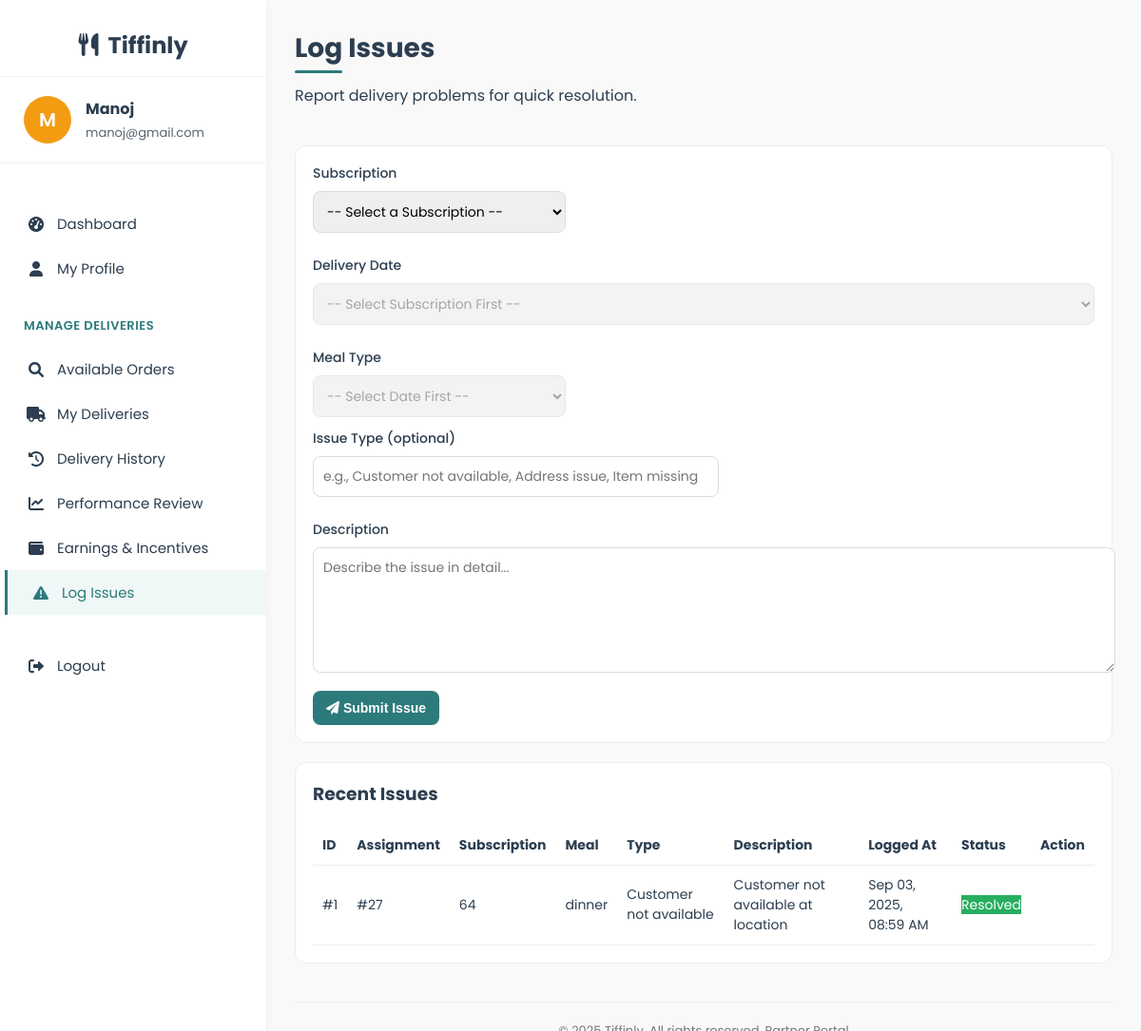
The page /delivery/log_issues.php (signed in) on the database its author committed.
### tables this page shows
CREATE TABLE `users` (
  `user_id` int(11) NOT NULL,
  `name` varchar(100) NOT NULL,
  `email` varchar(100) NOT NULL,
  `password` varchar(255) NOT NULL,
  `phone` varchar(15) DEFAULT NULL,
  `role` enum('user','admin','delivery') DEFAULT 'user',
  `created_at` timestamp NOT NULL DEFAULT current_timestamp(),
  `security_question` varchar(255) NOT NULL,
  `security_answer` varchar(255) NOT NULL
);

CREATE TABLE `delivery_issues` (
  `issue_id` int(11) NOT NULL,
  `assignment_id` int(11) NOT NULL,
  `subscription_id` int(11) NOT NULL,
  `partner_id` int(11) NOT NULL,
  `meal_type` varchar(50) DEFAULT NULL,
  `issue_type` varchar(100) DEFAULT NULL,
  `status` enum('open','resolved') NOT NULL DEFAULT 'open',
  `description` text DEFAULT NULL,
  `created_at` timestamp NOT NULL DEFAULT current_timestamp()
);

### delivery/log_issues.php (the view, shortened to what this page needs)
<?php
require_once('../config/db_connect.php');
$partner_id = $_SESSION['user_id'];
$user_stmt = $conn->prepare("SELECT name, email FROM users WHERE user_id = ?");
$user_stmt->bind_param("i", $partner_id);
$user_stmt->execute();
$user = $user_stmt->get_result()->fetch_assoc();
$conn->query("CREATE TABLE IF NOT EXISTS delivery_issues (
  issue_id INT AUTO_INCREMENT PRIMARY KEY,
  assignment_id INT NOT NULL,
  subscription_id INT NOT NULL,
  partner_id INT NOT NULL,
  meal_type VARCHAR(50) DEFAULT NULL,
  issue_type VARCHAR(100) DEFAULT NULL,
  status ENUM('open', 'resolved') NOT NULL DEFAULT 'open',
  description TEXT,
  created_at TIMESTAMP DEFAULT CURRENT_TIMESTAMP,
  INDEX idx_partner_created (partner_id, created_at DESC)
) ENGINE=InnoDB DEFAULT CHARSET=utf8mb4");
$issues = [];
$iq = $conn->prepare("SELECT i.issue_id, i.assignment_id, i.subscription_id, i.meal_type, i.issue_type, i.description, i.created_at, i.status
  FROM delivery_issues i WHERE i.partner_id = ? ORDER BY i.issue_id DESC LIMIT 20");
$iq->bind_param('i', $partner_id);
$iq->execute();
$ri = $iq->get_result();
while ($row = $ri->fetch_assoc()) { $issues[] = $row; }
?>
<!DOCTYPE html>
<html lang="en">
<head>
  <link rel="stylesheet" href="https://cdnjs.cloudflare.com/ajax/libs/font-awesome/6.0.0-beta3/css/all.min.css">
  <link rel="stylesheet" href="../user/user_css/profile_style.css">
</head>
<body>
<div class="dashboard-container">
  <div class="sidebar">
    <div class="sidebar-header"><i class="fas fa-utensils"></i>&nbsp; Tiffinly</div>
    <div class="admin-profile">
      <div class="admin-avatar"><?php echo strtoupper(substr($user['name'] ?? 'P', 0, 1)); ?></div>
      <div class="admin-info">
        <h4><?php echo htmlspecialchars($user['name'] ?? 'Partner'); ?></h4>
        <p><?php echo htmlspecialchars($user['email'] ?? ''); ?></p>
      </div>
    </div>
    <div class="sidebar-menu">
      <a href="partner_dashboard.php" class="menu-item"><i class="fas fa-tachometer-alt"></i> Dashboard</a>
      <a href="partner_profile.php" class="menu-item"><i class="fas fa-user"></i> My Profile</a>
      <div class="menu-category">Manage Deliveries</div>
      <a href="available_orders.php" class="menu-item"><i class="fas fa-search"></i> Available Orders</a>
      <a href="my_deliveries.php" class="menu-item"><i class="fas fa-truck"></i> My Deliveries</a>
      <a href="delivery_history.php" class="menu-item"><i class="fas fa-history"></i> Delivery History</a>
      <a href="performance_review.php" class="menu-item"><i class="fas fa-chart-line"></i> Performance Review</a>
      <a href="earnings.php" class="menu-item"><i class="fas fa-wallet"></i> Earnings & Incentives</a>
      <a href="log_issues.php" class="menu-item active"><i class="fas fa-exclamation-triangle"></i> Log Issues</a>
      <div style="margin-top:30px"><a href="../logout.php" class="menu-item"><i class="fas fa-sign-out-alt"></i> Logout</a></div>
    </div>
  </div>
  <div class="main-content">
    <div class="header">
      <div>
        <h1>Log Issues</h1>
        <p>Report delivery problems for quick resolution.</p>
      </div>
    </div>
    <div class="content-card">
      <form method="POST" id="logIssueForm" action="log_issues.php">
        <div class="form-row" style="grid-template-columns: 1fr 1fr 1fr; align-items: end;">
            <div class="form-group">
                <label for="subscription_select">Subscription</label>
                <select id="subscription_select" required>
                    <option value="">-- Select a Subscription --</option>
                </select>
            </div>
            <div class="form-group">
                <label for="date_select">Delivery Date</label>
                <select id="date_select" required disabled><option value="">-- Select Subscription First --</option></select>
            </div>
            <div class="form-group">
                <label for="meal_select">Meal Type</label>
                <select id="meal_select" required disabled><option value="">-- Select Date First --</option></select>
            </div>
        </div>
        <div class="form-row">
          <div class="form-group">
            <label for="issue_type">Issue Type (optional)</label>
            <input type="text" id="issue_type" name="issue_type" placeholder="e.g., Customer not available, Address issue, Item missing" />
          </div>
          <div class="form-group">
            <label for="description">Description</label>
            <textarea id="description" name="description" placeholder="Describe the issue in detail..." required></textarea>
          </div>
        </div>
        <button type="submit" name="action" value="log_issue" class="btn"><i class="fas fa-paper-plane"></i> Submit Issue</button>
      </form>
    </div>
    <div class="content-card">
      <h3 style="margin-top:0">Recent Issues</h3>
      <table class="table">
        <thead><tr><th>ID</th><th>Assignment</th><th>Subscription</th><th>Meal</th><th>Type</th><th>Description</th><th>Logged At</th><th>Status</th><th>Action</th></tr></thead>
        <tbody>
          <?php if (empty($issues)): ?>
            <tr><td colspan="9" style="color:#777">No issues logged yet</td></tr>
          <?php else: foreach ($issues as $i): ?>
            <tr>
              <td>#<?php echo (int)$i['issue_id']; ?></td>
              <td>#<?php echo (int)$i['assignment_id']; ?></td>
              <td><?php echo (int)$i['subscription_id']; ?></td>
              <td><?php echo htmlspecialchars($i['meal_type']); ?></td>
              <td><?php echo htmlspecialchars($i['issue_type'] ?: '-'); ?></td>
              <td style="max-width: 300px; white-space: normal;"><?php echo nl2br(htmlspecialchars($i['description'])); ?></td>
              <td><?php echo date('M d, Y, h:i A', strtotime($i['created_at'])); ?></td>
              <td><span class="badge" style="background-color: <?php echo $i['status'] === 'resolved' ? '#27ae60' : '#f39c12'; ?>; color: white;"><?php echo ucfirst($i['status']); ?></span></td>
              <td>
              </td>
            </tr>
          <?php endforeach; endif; ?>
        </tbody>
      </table>
    </div>
    <footer>&copy; <?php echo date('Y'); ?> Tiffinly. All rights reserved. Partner Portal</footer>
  </div>
</div>
</body>
</html>

### user/user_css/profile_style.css (style rules this page uses)
:root { --primary-color: #2C7A7B; --secondary-color: #F39C12; --accent-color: #F1C40F; --dark-color: #2C3E50; --light-color: #F9F9F9; --success-color: #27AE60; --danger-color: #E74C3C; --shadow-sm: 0 1px 3px rgba(0,0,0,0.12); --shadow-md: 0 4px 6px rgba(0,0,0,0.1); --shadow-lg: 0 10px 25px rgba(0,0,0,0.1); --transition-fast: all 0.2s ease; --transition-medium: all 0.3s ease; --transition-slow: all 0.5s ease; }
body { font-family: 'Poppins', sans-serif; margin: 0; padding: 0; background-color: var(--light-color); color: var(--dark-color); overflow-x: hidden; }
.dashboard-container { display: grid; grid-template-columns: 280px 1fr; min-height: 100vh; height: 100vh; overflow: hidden; }
.sidebar { background-color: white; box-shadow: var(--shadow-md); padding: 30px 0; position: relative; z-index: 10; height: 100vh; overflow-y: auto; animation: slideInLeft 0.6s ease-out; }
.sidebar-header { padding: 0 25px 15px; border-bottom: 1px solid #f0f0f0; text-align: center; }
.sidebar-menu { padding: 25px 0; }
.menu-category { color: var(--primary-color); font-size: 13px; font-weight: 600; text-transform: uppercase; letter-spacing: 0.5px; padding: 12px 25px; margin-top: 15px; }
.menu-item { padding: 12px 25px; display: flex; align-items: center; color: var(--dark-color); text-decoration: none; transition: var(--transition-medium); font-size: 15px; border-left: 3px solid transparent; }
.menu-item:hover, .menu-item.active { background-color: #FFF5F3; color: var(--primary-color); border-left: 3px solid var(--primary-color); transform: translateX(5px); }
.menu-item i { margin-right: 12px; font-size: 16px; width: 20px; text-align: center; }
.main-content { padding: 35px; background-color: var(--light-color); height: 100vh; overflow-y: auto; animation: fadeIn 0.8s ease-out; }
.header { display: flex; justify-content: space-between; align-items: center; margin-bottom: 35px; }
.form-group { margin-bottom: 20px; }
.form-group label { display: block; margin-bottom: 8px; font-weight: 500; color: var(--dark-color); }
.btn { padding: 10px 20px; border-radius: 8px; border: none; cursor: pointer; font-weight: 500; transition: var(--transition-medium); font-size: 14px; }
.form-group label { display: block; margin-bottom: 8px; font-weight: 500; color: var(--dark-color); font-size: 14px; }

### rows shown on the page
users: name "M", name "Manoj", email "manoj@gmail.com"
delivery_issues: issue_id "1", assignment "27", subscription "64", meal_type "dinner", issue_type "Customer not available", description "Customer not available at location", created_at "Sep 03, 2025, 08:59 AM", status "Resolved"
